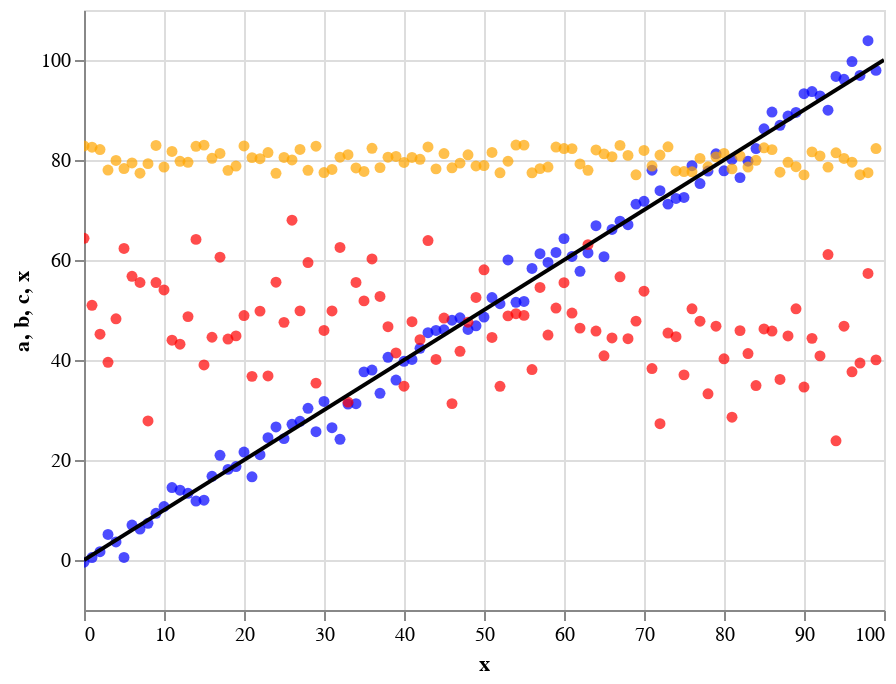

Write notebook code for a chart like this one.
### Code cell
# Create Combination and Visualize
# todo: label and legend
scatter_a + scatter_b + scatter_c + line_1to1

### Figure 1 — Vega-Lite specification as saved in the notebook (floating-point values rounded to 4 significant figures)
{"config": {"view": {"continuousWidth": 400, "continuousHeight": 300}}, "layer": [{"mark": {"type": "circle", "color": "blue"}, "encoding": {"x": {"type": "quantitative", "field": "x"}, "y": {"type": "quantitative", "field": "a"}}, "selection": {"selector001": {"type": "interval", "bind": "scales", "encodings": ["x", "y"]}}}, {"mark": {"type": "circle", "color": "red"}, "encoding": {"x": {"type": "quantitative", "field": "x"}, "y": {"type": "quantitative", "field": "b"}}, "selection": {"selector002": {"type": "interval", "bind": "scales", "encodings": ["x", "y"]}}}, {"mark": {"type": "circle", "color": "orange"}, "encoding": {"x": {"type": "quantitative", "field": "x"}, "y": {"type": "quantitative", "field": "c"}}, "selection": {"selector003": {"type": "interval", "bind": "scales", "encodings": ["x", "y"]}}}, {"data": {"name": "data-123a1daa241936f6c2f116e2629a3289"}, "mark": {"type": "line", "color": "black"}, "encoding": {"x": {"type": "quantitative", "field": "x"}, "y": {"type": "quantitative", "field": "x"}}, "selection": {"selector004": {"type": "interval", "bind": "scales", "encodings": ["x", "y"]}}}], "data": {"name": "data-8626137dad96f5e53dfbda687df95682"}, "$schema": "https://vega.github.io/schema/vega-lite/v4.8.1.json", "datasets": {"data-8626137dad96f5e53dfbda687df95682": [{"x": 0, "a": -0.4323, "b": 64.34, "c": 82.81}, {"x": 1, "a": 0.4813, "b": 50.94, "c": 82.56}, {"x": 2, "a": 1.666, "b": 45.15, "c": 82.09}, {"x": 3, "a": 5.106, "b": 39.54, "c": 78.0}, {"x": 4, "a": 3.617, "b": 48.24, "c": 79.91}, {"x": 5, "a": 0.5079, "b": 62.31, "c": 78.28}, {"x": 6, "a": 6.997, "b": 56.75, "c": 79.41}, {"x": 7, "a": 6.198, "b": 55.5, "c": 77.35}, {"x": 8, "a": 7.349, "b": 27.82, "c": 79.27}, {"x": 9, "a": 9.348, "b": 55.5, "c": 82.91}, {"x": 10, "a": 10.7, "b": 54.0, "c": 78.59}, {"x": 11, "a": 14.49, "b": 43.95, "c": 81.7}, {"x": 12, "a": 13.97, "b": 43.15, "c": 79.73}, {"x": 13, "a": 13.33, "b": 48.68, "c": 79.54}, {"x": 14, "a": 11.79, "b": 64.12, "c": 82.74}, {"x": 15, "a": 11.96, "b": 39.0, "c": 82.97}, {"x": 16, "a": 16.74, "b": 44.55, "c": 80.33}, {"x": 17, "a": 20.93, "b": 60.56, "c": 81.31}, {"x": 18, "a": 18.12, "b": 44.18, "c": 77.93}, {"x": 19, "a": 18.68, "b": 44.82, "c": 78.78}, {"x": 20, "a": 21.6, "b": 48.88, "c": 82.81}, {"x": 21, "a": 16.64, "b": 36.73, "c": 80.48}, {"x": 22, "a": 21.06, "b": 49.78, "c": 80.25}, {"x": 23, "a": 24.47, "b": 36.81, "c": 81.49}, {"x": 24, "a": 26.62, "b": 55.57, "c": 77.34}, {"x": 25, "a": 24.28, "b": 47.53, "c": 80.51}, {"x": 26, "a": 27.13, "b": 67.95, "c": 80.02}, {"x": 27, "a": 27.74, "b": 49.83, "c": 82.12}, {"x": 28, "a": 30.35, "b": 59.49, "c": 77.94}, {"x": 29, "a": 25.66, "b": 35.37, "c": 82.76}, {"x": 30, "a": 31.7, "b": 45.9, "c": 77.48}, {"x": 31, "a": 26.46, "b": 49.81, "c": 78.11}, {"x": 32, "a": 24.14, "b": 62.51, "c": 80.57}, {"x": 33, "a": 31.18, "b": 31.57, "c": 81.05}, {"x": 34, "a": 31.25, "b": 55.52, "c": 78.41}, {"x": 35, "a": 37.63, "b": 51.82, "c": 77.72}, {"x": 36, "a": 37.99, "b": 60.2, "c": 82.34}, {"x": 37, "a": 33.34, "b": 52.71, "c": 78.48}, {"x": 38, "a": 40.54, "b": 46.67, "c": 80.57}, {"x": 39, "a": 35.99, "b": 41.41, "c": 80.72}, {"x": 40, "a": 39.74, "b": 34.77, "c": 79.52}, {"x": 41, "a": 40.12, "b": 47.66, "c": 80.5}, {"x": 42, "a": 42.34, "b": 44.07, "c": 80.14}, {"x": 43, "a": 45.46, "b": 63.88, "c": 82.61}, {"x": 44, "a": 45.92, "b": 40.1, "c": 78.23}, {"x": 45, "a": 46.05, "b": 48.38, "c": 81.3}, {"x": 46, "a": 47.95, "b": 31.28, "c": 78.43}, {"x": 47, "a": 48.44, "b": 41.74, "c": 79.37}, {"x": 48, "a": 46.12, "b": 47.55, "c": 81.03}, {"x": 49, "a": 46.85, "b": 52.52, "c": 78.8}, {"x": 50, "a": 48.59, "b": 58.03, "c": 78.9}, {"x": 51, "a": 52.5, "b": 44.5, "c": 81.51}, {"x": 52, "a": 51.25, "b": 34.74, "c": 77.44}, {"x": 53, "a": 60.01, "b": 48.82, "c": 79.75}, {"x": 54, "a": 51.54, "b": 49.25, "c": 82.99}, {"x": 55, "a": 51.7, "b": 48.92, "c": 82.98}, {"x": 56, "a": 58.31, "b": 38.1, "c": 77.44}, {"x": 57, "a": 61.27, "b": 54.5, "c": 78.28}, {"x": 58, "a": 59.52, "b": 44.99, "c": 78.59}, {"x": 59, "a": 61.51, "b": 50.4, "c": 82.6}, {"x": 60, "a": 64.28, "b": 55.47, "c": 82.29}, {"x": 61, "a": 60.72, "b": 49.38, "c": 82.28}, {"x": 62, "a": 57.73, "b": 46.38, "c": 79.22}, {"x": 63, "a": 61.4, "b": 63.08, "c": 77.95}, {"x": 64, "a": 66.86, "b": 45.79, "c": 82.0}, {"x": 65, "a": 60.67, "b": 40.84, "c": 81.22}, {"x": 66, "a": 66.1, "b": 44.41, "c": 80.67}, {"x": 67, "a": 67.76, "b": 56.64, "c": 82.92}, {"x": 68, "a": 67.05, "b": 44.27, "c": 80.92}, {"x": 69, "a": 71.17, "b": 47.77, "c": 77.05}, {"x": 70, "a": 71.74, "b": 53.76, "c": 81.9}, {"x": 71, "a": 77.96, "b": 38.28, "c": 78.8}, {"x": 72, "a": 73.86, "b": 27.26, "c": 80.98}, {"x": 73, "a": 71.17, "b": 45.39, "c": 82.63}, {"x": 74, "a": 72.31, "b": 44.67, "c": 77.81}, {"x": 75, "a": 72.51, "b": 37.03, "c": 77.69}, {"x": 76, "a": 78.86, "b": 50.24, "c": 77.64}, {"x": 77, "a": 75.3, "b": 47.77, "c": 80.32}, {"x": 78, "a": 77.79, "b": 33.25, "c": 78.63}, {"x": 79, "a": 81.25, "b": 46.76, "c": 80.63}, {"x": 80, "a": 77.83, "b": 40.24, "c": 81.31}, {"x": 81, "a": 80.12, "b": 28.55, "c": 78.22}, {"x": 82, "a": 76.48, "b": 45.88, "c": 80.81}, {"x": 83, "a": 79.75, "b": 41.29, "c": 78.58}, {"x": 84, "a": 82.3, "b": 34.89, "c": 79.93}, {"x": 85, "a": 86.25, "b": 46.21, "c": 82.43}, {"x": 86, "a": 89.58, "b": 45.79, "c": 82.08}, {"x": 87, "a": 86.94, "b": 36.1, "c": 77.55}, {"x": 88, "a": 88.78, "b": 44.8, "c": 79.54}, {"x": 89, "a": 89.5, "b": 50.24, "c": 78.66}, {"x": 90, "a": 93.25, "b": 34.59, "c": 77.02}, {"x": 91, "a": 93.68, "b": 44.33, "c": 81.63}, {"x": 92, "a": 92.82, "b": 40.82, "c": 80.82}, {"x": 93, "a": 89.97, "b": 61.09, "c": 78.57}, {"x": 94, "a": 96.71, "b": 23.84, "c": 81.45}, {"x": 95, "a": 96.14, "b": 46.76, "c": 80.31}, {"x": 96, "a": 99.68, "b": 37.64, "c": 79.57}, {"x": 97, "a": 96.91, "b": 39.4, "c": 77.06}, {"x": 98, "a": 103.9, "b": 57.31, "c": 77.45}, {"x": 99, "a": 97.92, "b": 40.02, "c": 82.3}], "data-123a1daa241936f6c2f116e2629a3289": [{"x": 0}, {"x": 100}]}}
